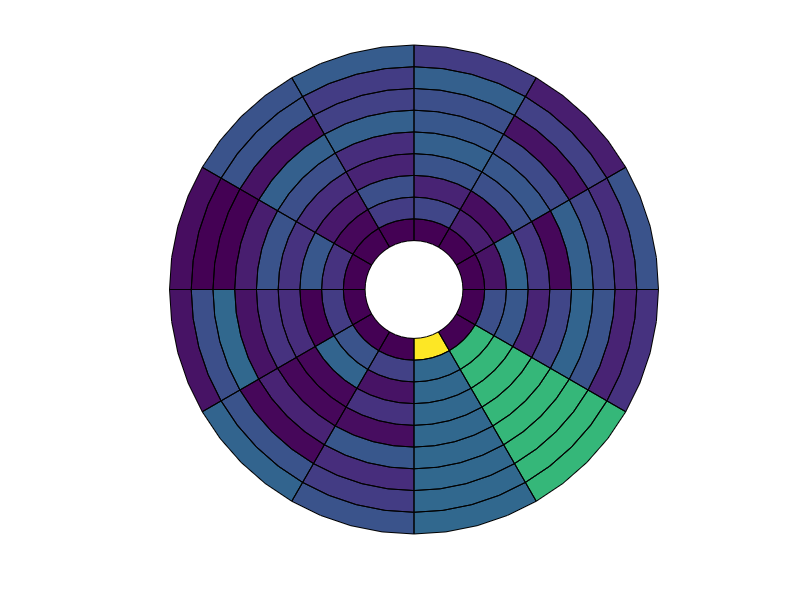

Recreate this plot in MATLAB.
% BULLSEYE plots patch data in polar coordinates.  The DATA matrix is
% mapped to a bullseye plot as follows.  The matrix rows are mapped to 
% the circumference and matrix columns are mapped to radial direction.  For
% example, the top-left (first row, first column) data point in the matrix is
% mapped to the inner-most radial patch and starts from 0 degrees (bottom of bullseye, not top) and extends counter-clockwise.  
%
% If you use the hard coded cardiac anatomic lables then this first
% row is within the INFEROTLATERAL segment.  The last row is within the
% INFERIOR segment.
%
% SYNTAX: h=bullseye(DATA,varargin)
%
% color       - matrix of data (ROWSxCOLUMNS==CIRCUMFERENCExRADIUS)
% param.N     - number of points used to define each patch
% param.rho   - 2x1 or 1x2 vector of inner and outer radius
% param.tht   - 2x1 or 1x2 vector of beginning and ending circumference in DEGREES
% param.tht0  - 1x1 value in degrees indicating the circumferential location of the first segment (>0 is CCW)
% param.labels- 0 or 1, flag that turns on anatomic labeling
% param.lines - 1x2 or 2x1, determines number of RADIAL x CIRCUMFERENTIAL lines to use for anatomic sector emphasis
%
% h     - handle for the patch object
%
% Example: bullseye;                                    % Try running it with no input arguments.
%          bullseye(rand(3,5),'N',100,'tht',[45 180]);
%
% Feedback:  Rate this file @ <a href="matlab:web('http://www.mathworks.com/matlabcentral/fileexchange/loadAuthor.do?objectType=author&objectId=1093772','-browser')">MATLAB Central File Exchange</a>
%
% DBE 2004/07/21
% DBE 2005/10/24 Minor bug fixes

% http://www.mathworks.com/matlabcentral/fileexchange/loadAuthor.do?objectType=author&objectId=1093772&objectType=author

function [h,t]=bullseye(data,varargin)

if nargin==0
  data=rand(12,9);
  data(1,:)=1;
  data(2,:)=2;
  data(:,1)=0;
  data(1,1)=3;
  data;
end

data=flipud(data);  % The matrices are defined from left to right...graph is CCW

param.N    =[];
param.rho  =[];
param.tht  =[];
param.tht0 =[];
param.label=[];
param.lines=[];

i = 1;
while i <= length(varargin)
  switch lower(varargin{i})
    case 'n'
      param.N    =varargin{i+1};   i=i+2;
    case 'rho'
      param.rho  =varargin{i+1};   i=i+2;
    case 'tht'
      param.tht  =varargin{i+1};   i=i+2;
    case 'tht0'
      param.tht0 =varargin{i+1};   i=i+2;
    case {'label','labels'}
      param.label=varargin{i+1};   i=i+2;
    case 'lines'
      param.lines=varargin{i+1};   i=i+2;
    otherwise
      error(['Input argument ',varargin{i},' not valid.']);
  end
end

if isempty(param.N   ),      param.N     =5                            ; end
if isempty(param.rho ),      param.rho   =[1 5]                        ; end
if isempty(param.tht ),      param.tht   =[0 360]                      ; end
if isempty(param.tht0),      param.tht0  =0                            ; end
if isempty(param.label),     param.label =0                            ; end
if isempty(param.lines),     param.lines =[]                           ; end

[X,Y]=gen_xy(data,param);
h=patch(X,Y,lin(data')');

if ~isempty(param.lines)
  [X,Y]=gen_xy(zeros(param.lines),param);
  h=patch(X,Y,lin(zeros(param.lines)')');
    set(h,'linewidth',3,'facecolor','none');
end

axis equal off;
set(gcf,'color',[1 1 1]);

if param.label, t=bull_labels(param); end

% c=colorbar;

return

function [X,Y]=gen_xy(data,param)
ind=1;
for j=1:size(data,1)
  for k=1:size(data,2)
    dtht=-diff(param.tht)/size(data,1);
    tht1=dtht*(j-1)+param.tht(1)-param.tht0-90;
    tht2=dtht* j   +param.tht(1)-param.tht0-90;
    
    dr=diff(param.rho)/size(data,2);
    rho1=dr*(k-1)+param.rho(1);
    rho2=dr* k   +param.rho(1);
    
    ang = linspace(tht1/180*pi,tht2/180*pi,param.N);
    [arc1.x,arc1.y]=pol2cart(ang,rho1);
    [arc2.x,arc2.y]=pol2cart(ang,rho2);
    X(:,ind)=[arc1.x arc2.x(end:-1:1)];
    Y(:,ind)=[arc1.y arc2.y(end:-1:1)];
    ind=ind+1;
  end
end
return

function t=bull_labels(param)

% Labels are added CCW...this alone determines that the first ROW is INFEROLATERAL etc...
% label{1}='inferoseptal';
% label{2}='inferior';
% label{3}='inferolateral';
% label{4}='anterolateral';
% label{5}='anterior';
% label{6}='anteroseptal';
label{1}='anterior';
label{2}='anteroseptal';
label{3}='inferoseptal';
label{4}='inferior';
label{5}='inferolateral';
label{6}='anterolateral';

for k=1:length(label)  
%   ang=(60*(k-1)-param.tht0-30)*(pi/180);
  ang=(60*(k-1)-param.tht0-60)*(pi/180);
%   [x,y]=pol2cart(ang,1.08*max(param.rho));
  [x,y]=pol2cart(ang,0.875*max(param.rho));
  t(k)=text(x,y,label{k});
  if rem((ang*180/pi),360)>=180
    set(t(k),'rotation',ang*(180/pi)+90,'HorizontalAlignment','Center','FontSize',14,'FontName','Courier','FontWeight','Bold');
  elseif (ang*180/pi)==0 || (ang*180/pi)==360
    set(t(k),'rotation',ang*(180/pi)+90,'HorizontalAlignment','Center','FontSize',14,'FontName','Courier','FontWeight','Bold');
  else
    set(t(k),'rotation',ang*(180/pi)-90,'HorizontalAlignment','Center','FontSize',14,'FontName','Courier','FontWeight','Bold');
  end
end

return

%  This function linearizes a matrix (m) of any dimension (eg M=m(:)).
%  If an index vector (ind) is given then the the ind entries of m(:) are
%  returned.
%
% SYNTAX: m=lin(m);
%         m=lin(m,ind);
%
% DBE 12/22/03

function m=lin(m,ind)

m=m(:);

if nargin==2
  m=m(ind);
end

return